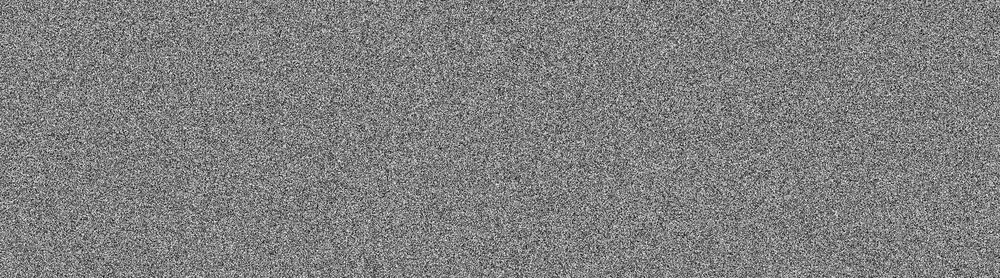
#> input picture CTF_DATA/CTF2/Layer1.png, 1000 x 278 px, shrunk from 1839 x 512 before the run
$ python 2.image_manipulation.py
#> lines starting #> are read from the running program, lines starting #| are printed output that depends on the picture
from PIL import Image

img1 = Image.open("../CTF_DATA/CTF2/Layer1.png")
#> img1 is the input picture: PIL image 1000x278 L; min 0, max 255, mean 127.4
img2 = Image.open("../CTF_DATA/CTF2/Layer2.png")
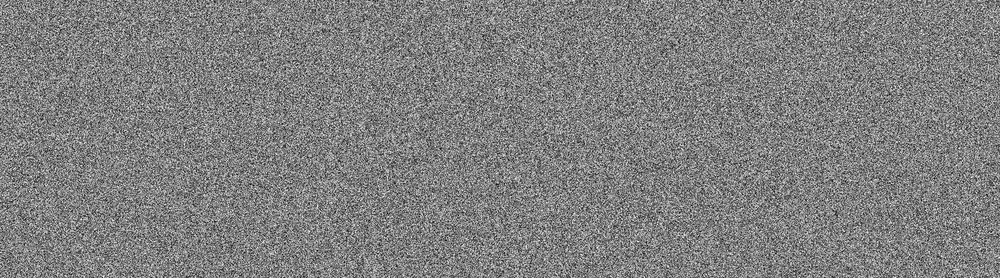
#> input picture CTF_DATA/CTF2/Layer2.png, 1000 x 278 px, shrunk from 1839 x 512 before the run
#> img2 is the input picture: PIL image 1000x278 L; min 0, max 255, mean 127.5

img1 = img1.convert("RGB")
#> img1: PIL image 1000x278 RGB
img2 = img2.convert("RGB")
#> img2: PIL image 1000x278 RGB

pixels1 = img1.load()
pixels2 = img2.load()

width, height = img1.size
#> width = 1000; height = 278

# Trial 1: XOR
result1 = Image.new("RGB", (width, height))
#> result1: PIL image 1000x278 RGB; every value is 0
pixels_r1 = result1.load()
for x in range(width):
    for y in range(height):
        r1, g1, b1 = pixels1[x, y]
        r2, g2, b2 = pixels2[x, y]
        pixels_r1[x, y] = (r1 ^ r2, g1 ^ g2, b1 ^ b2)

result1.save("../CTF_DATA/CTF2/trial1_xor.png")
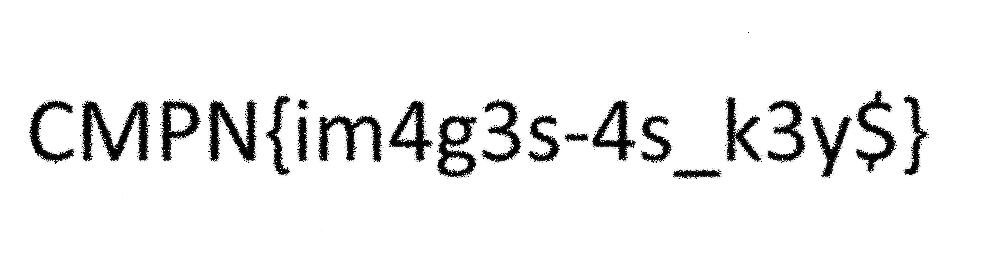
#> saved as trial1_xor.png: PIL image 1000x278 RGB; min 0, max 255, mean 239.7
result1.show()
print("Trial 1 (XOR) saved!")

# Trial 2: AND
result2 = Image.new("RGB", (width, height))
pixels_r2 = result2.load()
for x in range(width):
    for y in range(height):
        r1, g1, b1 = pixels1[x, y]
        r2, g2, b2 = pixels2[x, y]
        pixels_r2[x, y] = (r1 & r2, g1 & g2, b1 & b2)

result2.save("../CTF_DATA/CTF2/trial2_and.png")
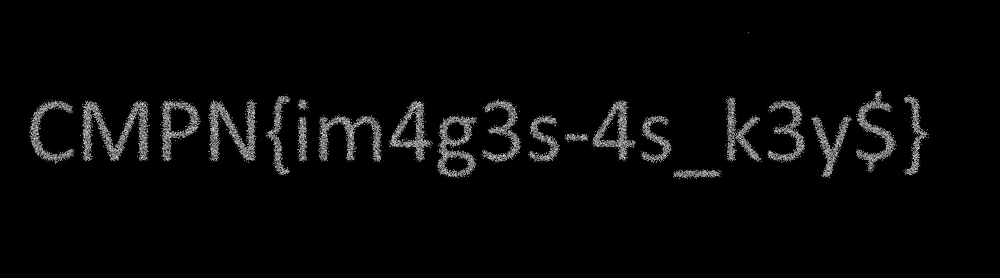
#> saved as trial2_and.png: PIL image 1000x278 RGB; min 0, max 239, mean 7.6
result2.show()
print("Trial 2 (AND) saved!")
